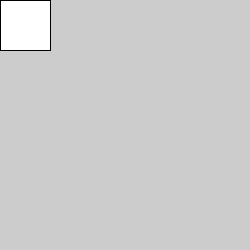
Frame 1 (no input)
Frame 60 (the mouse pressed at the canvas centre just before this capture): identical to frame 1, image omitted
Frame 120 (the mouse held since frame 60 and released just before this capture): identical to frame 1, image omitted

The Processing sketch that drew this single still picture (run headless with seeded random() and noise(); from frame 60 on, the mouse is pressed at the canvas centre):

// Processing sketch: A5_boton_2
// ── A5_boton_2.pde
// AY06? Como programar un boton simple

int pX = 0;   // Variable para la posicion del boton en X
int pY = 0;   // Variable para la posicion del boton en Y
int sX = 50;   // Variable para el ancho del boton
int sY = 50;   // Variable para el alto del boton
boolean click = false;   // Boolean para el estado del click 

void setup() {
  size(250, 250);
}

void draw() {
  rect(pX, pY, sX, sY);   // Dibujamos un rectangulo en las posiciones antes definidas

  if (click == true) {   // Consultar el estado del boolean Click
    fill(0);   // El click va a cambiar el relleno del boton, de NEGRO
  } else {
    fill(255);   // a BLANCO
  }
}

void mousePressed() {
  if (mouseX > pX && mouseX < pX + sX && mouseY > pY && mouseY < pY + sY && click == false) {
    /* Esta sintaxis matematica permite delimitar el boton, usando las variables definidas
    para construir el rectangulo.
    
    */
    click = true;  // si se cumplen las variables, de estar presionando y dentro del boton
  } else {         // el estado del click cambia
    click = false;  // si no, el stado del click se mantiene falso
  }
}
